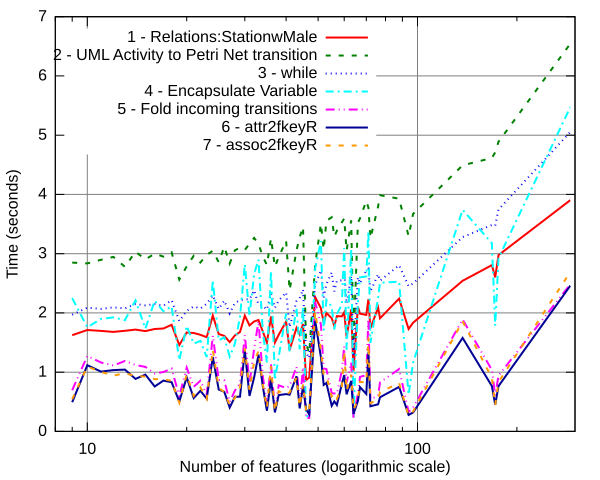

Reproduce this figure in gnuplot.
set term svg dashed
set xtic auto
set ytic auto
set xlabel "Number of features (logarithmic scale)" offset 0,0.5
set ylabel "Time (seconds)"
set xr [8:300]
set yr [0:7]
set logscale x
set key at 75,6.8
set grid
set style line 1 lt 1 lw 2
set style line 2 lt 2 lw 2
set style line 3 lt 3 lw 2
set style line 4 lt 4 lw 2
set style line 5 lt 5 lw 2 lc rgb 'magenta'
set style line 6 lt 6 lw 2
set style line 7 lt 7 lw 2
plot "timeLifting.dat" using 1:2 title '1 - Relations:StationwMale' w l ls 1,"timeLifting.dat" using 1:3 title '2 - UML Activity to Petri Net transition' w l ls 2,"timeLifting.dat" using 1:4 title '3 - while' w l ls 3,"timeLifting.dat" using 1:5 title '4 - Encapsulate Variable' w l ls 4,"timeLifting.dat" using 1:6 title '5 - Fold incoming transitions' w l ls 5,"timeLifting.dat" using 1:7 title '6 - attr2fkeyR' w l ls 6,"timeLifting.dat" using 1:8 title '7 - assoc2fkeyR' w l ls 7
